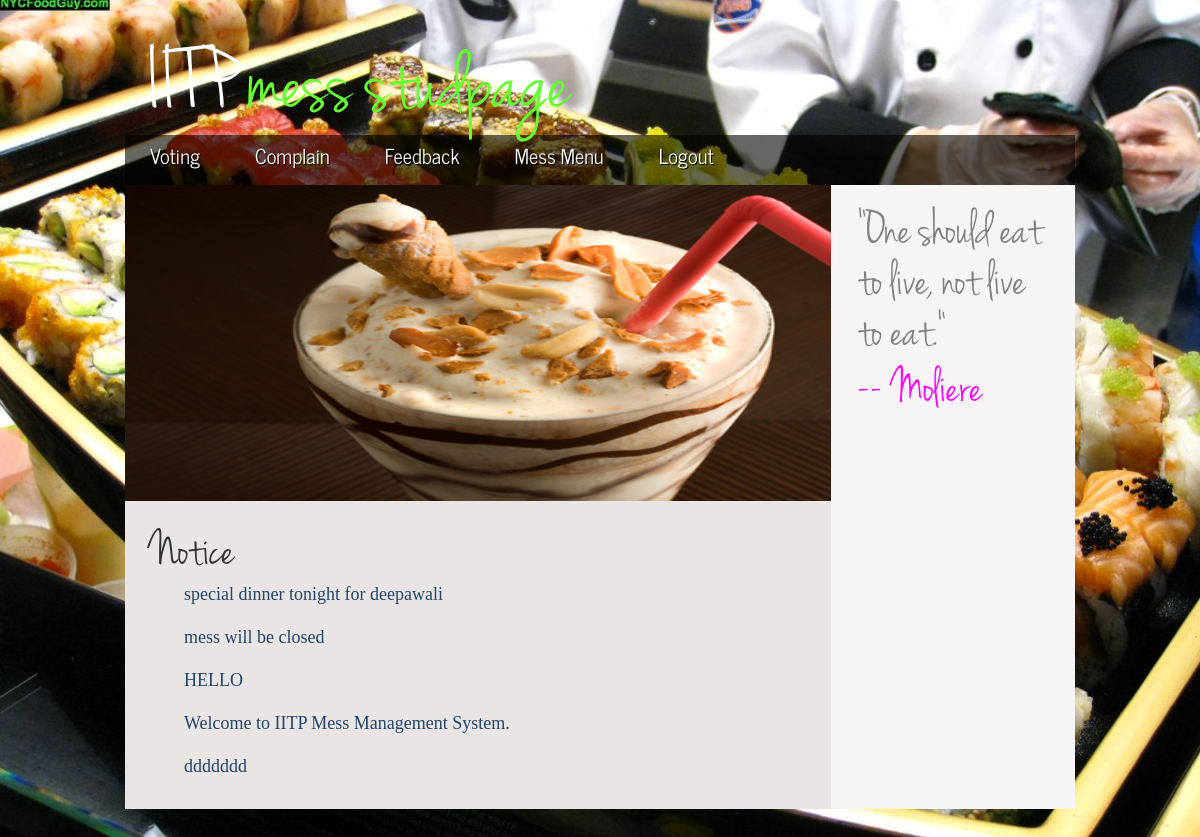
Screenshot of /studhome.php with the database file from the repository.
### tables this page shows
CREATE TABLE IF NOT EXISTS `ashokanotice` (
  `id` int(4) NOT NULL AUTO_INCREMENT,
  `notice` varchar(1000) NOT NULL,
  PRIMARY KEY (`id`)
);

### studhome.php (the view, shortened to what this page needs)
<!DOCTYPE HTML>
<html>
<head>
  <link rel="stylesheet" type="text/css" href="css/styleforstud.css" />
</head>
<body>
  <div id="main">
    <header>
      <div id="logo">
        <h1><a href="studhome.php">IITP <span class="logo_colour">mess studpage</span></a></h1>
      </div>
      <nav>
        <ul class="sf-menu" id="nav">
          <li><a href="studvoting.php">Voting</a></li>
          <li><a href="complain.php">Complain</a></li>
          <li><a href="feedback.php">Feedback</a></li>
          <li><a href="STUD_MENU.php">Mess Menu</a></li>
		   <li><a href="logout.php">Logout</a></li>
        </ul>
      </nav>
    </header>
    <div id="site_content">
      <div id="sidebar_container">
        <div class="sidebar">
<h1><script>document.write("<DL>\n");</script></h1>
<h1 id="quote"><script>document.write("<DT>" + "\"" + quotes[index] + "\"\n");</script></h1>
<h1 id="author"><script>document.write("<DD>" + "-- " + authors[index] + "\n");</script></h1>
<h1><script>document.write("</DL>\n");</script></h1>
        </div>
      </div>
      <div id="content">
        <ul class="slideshow">
          <li class="show"><img width="900" height="350" src="images/1.jpg" alt="image one" /></li>
          <li><img width="800" height="350" src="images/2.jpg" alt="image two" /></li>
          <li><img width="706" height="316" src="images/3.jpg" alt="image three" /></li>
          <li><img width="706" height="316" src="images/4.jpg" alt="image four" /></li>
          <li><img width="706" height="316" src="images/5.jpg" alt="image five" /></li>
        </ul>
        <div id="content_item">
          <h1>Notice</h1>
          <?php
      $con = mysqli_connect('localhost','root','','mess');
      $result = mysqli_query($con,"SELECT * FROM ashokanotice ORDER BY id DESC LIMIT 5");
    ?>
    <ul class="notice">
    <?php
      while($row = mysqli_fetch_array($result)){
        $notice = $row['notice'];
    ?>
    <ul><?php echo $notice; ?></ul>
    <?php
      }
    ?>
    </ul>
        </div>
      </div>
    </div>
    <p>&nbsp;</p>
  </div>
</body>
</html>

### css/styleforstud.css (style rules this page uses)
html { height: 100%; }
* { margin: 0; padding: 0; }
article, aside, figure, footer, header, hgroup, nav, section { display:block; }
body { font: normal .80em arial, sans-serif; background: #4A4E44 url(../images/back.png) no-repeat center fixed; background-position: fixed; -webkit-background-size: cover; -moz-background-size: cover; background-size: cover; color: #403838; }
p { padding: 0 0 20px 0; line-height: 1.7em; }
img { border: 0; }
h1, h2, h3, h4, h5, h6 { font: normal 170% arial, sans-serif; color: #444; margin: 0; padding: 15px 0 5px 0; }
h1 { color: #333; font: 400% 'Jenna Sue', arial, sans-serif; }
a, a:hover { background: transparent; outline: none; text-decoration: underline; color: #F70676; }
ul { margin: 2px 0 22px 17px; }
ul li { list-style-type: circle; margin: 0 0 6px 0; padding: 0 0 4px 5px; }
#main, header, #logo, nav, #site_content, footer { margin-left: auto; margin-right: auto; }
#main { width: 950px; margin: 20px auto; }
#logo { width: 900px; position: relative; height: 50px; background: transparent; padding: 5px 25px; }
#logo h1 { float: left; width: 50%; font: normal 700% 'Jenna Sue', arial, sans-serif; }
#logo h1 a { text-decoration: none; color: #FFF; }
#logo h1 a .logo_colour { color: #66FF33; }
nav { float: left; height: 50px; width: 950px; margin: 1px auto 0 auto; background: url(../images/transparent.png); }
#site_content { width: 950px; overflow: hidden; margin: 44px auto 0 auto; padding: 0px 0px 0px 0px; background: #FFF url(../images/site_content.png) repeat-y; border-top: 0; border-bottom: 0; }
#sidebar_container { float: right; width: 224px; padding: 10px 10px 20px 10px; background: #F6F4F4; }
.sidebar { float: right; padding: 0 15px; width: 192px; margin: 0 0 20px 0; }
.sidebar h1 { padding: 5px 0 0 0; margin: 0; }
#content { text-align: justify; width: 706px; padding: 0; margin: 0; background: #EAE5E5; }
#content_item { width: 654px; padding: 10px 0 10px 25px; }
ul.slideshow { width: 706px; height: 316px; overflow: hidden; position: relative; margin: 0; padding: 0; }
ul.slideshow li { position: absolute; margin: 0; padding: 0; left: 0; right: 0; list-style: none; }
ul.slideshow li.show { z-index: 500; }
ul img { border: none; }
ul.sf-menu,ul.sf-menu * { margin: 0; padding: 0; }
ul.sf-menu { display: block; position: relative; }
ul.sf-menu li { display: block; list-style: none; float: left; position: relative; }
ul.sf-menu a { display: block; position: relative; }
ul#nav { float: left; }
ul#nav li a { padding: 4px 25px 16px 25px; font: 160% 'News Cycle', arial, sans; text-shadow: 1px 1px #000; text-decoration: none; color: #FFF; margin-right: 5px; }

### studhome.php (style rules this page uses)
.notice { font-family: "Calibri"; font-size: 18px; color: #234567; }
#author { color:magenta; }
#quote { color:grey; }

### rows the page displays
ashokanotice: notice "special dinner tonight for deepawali"
ashokanotice: notice "mess will be closed"
ashokanotice: notice "HELLO"
ashokanotice: notice "Welcome to IITP Mess Management System."
ashokanotice: notice "ddddddd"
